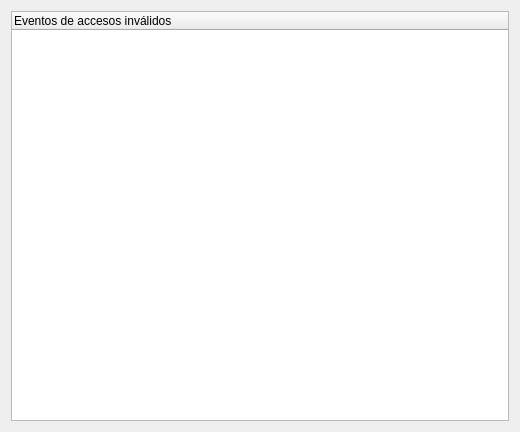
<?xml version="1.0" encoding="UTF-8"?>
<ui version="4.0">
 <class>Ventana</class>
 <widget class="QWidget" name="Ventana">
  <property name="geometry">
   <rect>
    <x>0</x>
    <y>0</y>
    <width>520</width>
    <height>432</height>
   </rect>
  </property>
  <property name="sizePolicy">
   <sizepolicy hsizetype="Preferred" vsizetype="Fixed">
    <horstretch>0</horstretch>
    <verstretch>0</verstretch>
   </sizepolicy>
  </property>
  <property name="windowTitle">
   <string>Eventos</string>
  </property>
  <property name="windowIcon">
   <iconset>
    <normaloff>../../../../Recursos/ubp.png</normaloff>../../../../Recursos/ubp.png</iconset>
  </property>
  <layout class="QGridLayout" name="gridLayout">
   <item row="0" column="0">
    <widget class="QTableWidget" name="tDatos">
     <property name="focusPolicy">
      <enum>Qt::NoFocus</enum>
     </property>
     <attribute name="horizontalHeaderStretchLastSection">
      <bool>true</bool>
     </attribute>
     <column>
      <property name="text">
       <string>Eventos de accesos inválidos</string>
      </property>
      <property name="textAlignment">
       <set>AlignLeading|AlignTop</set>
      </property>
     </column>
    </widget>
   </item>
  </layout>
 </widget>
 <tabstops>
  <tabstop>tDatos</tabstop>
 </tabstops>
 <resources/>
 <connections/>
</ui>
